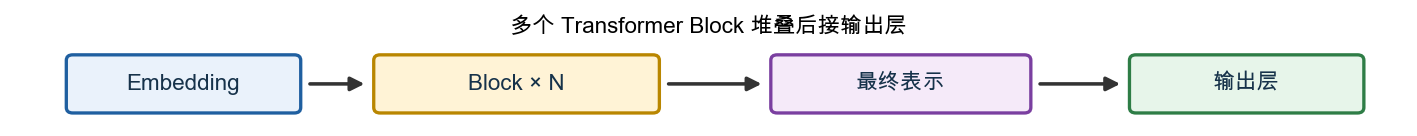

Recreate this plot in Python.
#!/usr/bin/env python3
"""生成第11章 第九节"堆叠多个 Block"一节的结构图（原 Mermaid 图 6）：
Embedding --> Block × N --> 最终表示 --> 输出层，简单的四段水平链条。（高度压缩到 1/4）
"""
from pathlib import Path

import matplotlib
matplotlib.use("Agg")
import matplotlib.font_manager as fm
import matplotlib.pyplot as plt
from matplotlib.patches import FancyArrowPatch, FancyBboxPatch

FONT_CANDIDATES = [
    "PingFang SC", "Microsoft YaHei", "Noto Sans CJK SC",
    "WenQuanYi Micro Hei", "Source Han Sans SC", "Arial Unicode MS",
]
available = {font.name for font in fm.fontManager.ttflist}
font = next((name for name in FONT_CANDIDATES if name in available), "DejaVu Sans")
plt.rcParams.update({"font.family": font, "axes.unicode_minus": False})


def draw_box(ax, cx, cy, w, h, text, facecolor="#EAF2FB", edgecolor="#1F5FA0", fontsize=9.5):
    box = FancyBboxPatch((cx - w / 2, cy - h / 2), w, h,
                          boxstyle="round,pad=0.015,rounding_size=0.05",
                          linewidth=1.4, edgecolor=edgecolor, facecolor=facecolor)
    ax.add_patch(box)
    ax.text(cx, cy, text, ha="center", va="center", fontsize=fontsize, weight="bold", color="#16324a")


def arrow(ax, start, end, color="#333333", lw=1.5):
    a = FancyArrowPatch(start, end, arrowstyle="-|>", mutation_scale=12, linewidth=lw, color=color)
    ax.add_patch(a)


fig, ax = plt.subplots(figsize=(10.5, 0.62), dpi=170)

y = 0
boxes = [
    (0.8, 1.8, "Embedding", "#EAF2FB", "#1F5FA0"),
    (3.4, 2.2, "Block × N", "#FFF3D6", "#B98600"),
    (6.4, 2.0, "最终表示", "#F5EAF9", "#7A3FA0"),
    (9.1, 1.8, "输出层", "#E7F5EA", "#2E7D46"),
]
edges = []
for cx, w, text, fc, ec in boxes:
    draw_box(ax, cx, y, w, 0.5, text, facecolor=fc, edgecolor=ec)
    edges.append((cx - w / 2, cx + w / 2))

for (l0, r0), (l1, r1) in zip(edges[:-1], edges[1:]):
    arrow(ax, (r0 + 0.05, y), (l1 - 0.05, y))

ax.set_xlim(-0.5, 10.3)
ax.set_ylim(-0.32, 0.42)
ax.axis("off")
ax.set_title("多个 Transformer Block 堆叠后接输出层", fontsize=9.5, weight="bold", pad=2)

output = Path(__file__).resolve().parent / "block_stack_diagram.png"
fig.savefig(output, bbox_inches="tight")
print(f"saved to {output}")
